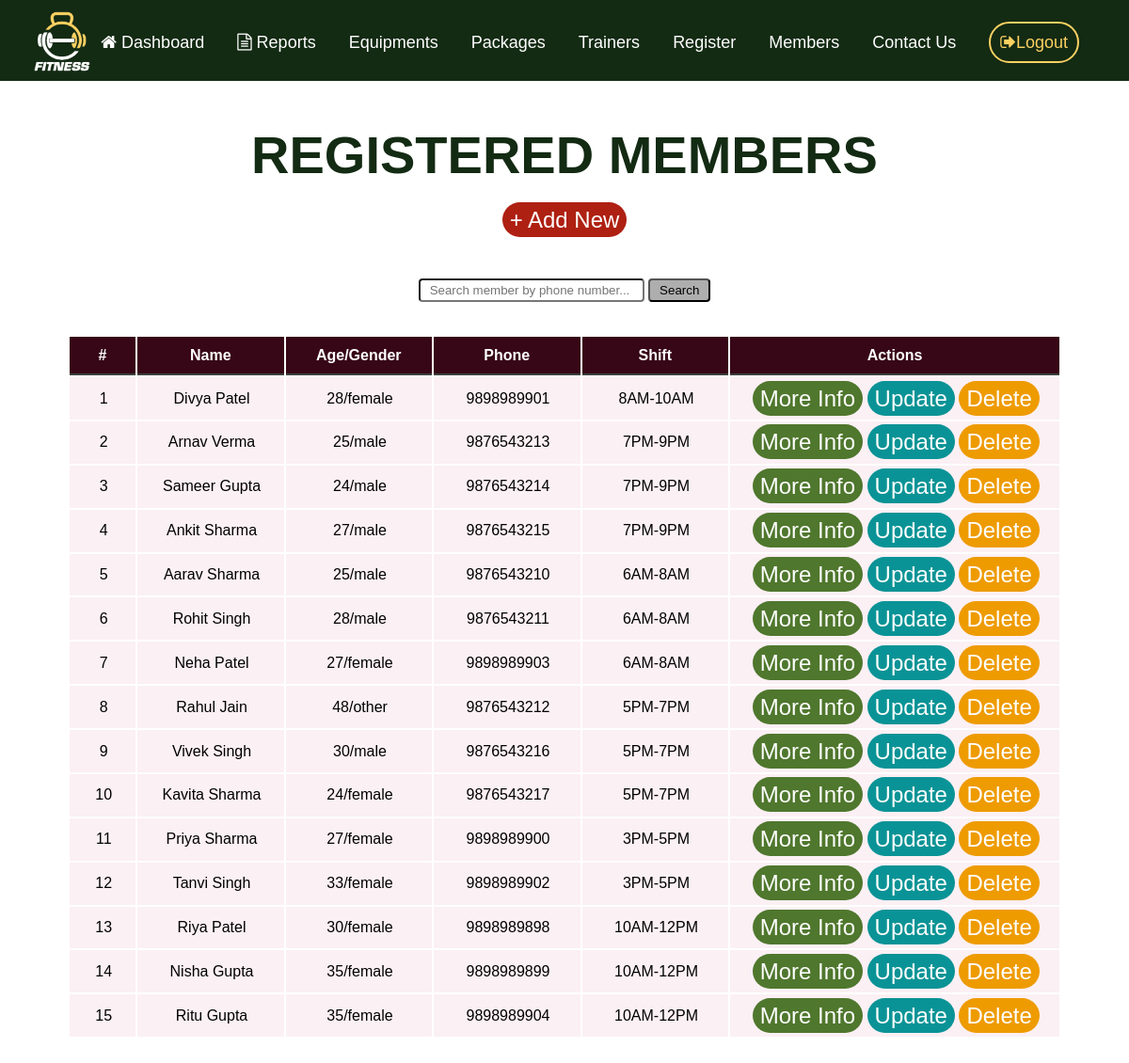
/admin/members.php, run on the app's committed database.
### tables this page shows
CREATE TABLE IF NOT EXISTS `members` (
  `m_name` varchar(50) NOT NULL,
  `m_age` int(3) NOT NULL,
  `m_gender` varchar(20) NOT NULL,
  `m_address` varchar(100) NOT NULL,
  `m_medical` varchar(50) NOT NULL,
  `m_phone` varchar(10) NOT NULL,
  `m_email` varchar(50) DEFAULT NULL,
  `m_shift` varchar(30) NOT NULL,
  PRIMARY KEY (`m_phone`)
);

### admin/members.php (the view, shortened to what this page needs)
<?php
include("../partials/ad_navbar.php");
?>
    <div class="heading">
        <u><p>REGISTERED MEMBERS</p></u>
        <br>
        <a class="btn1" href="register.php">+ Add New</a>
    </div>
    <div class="search-bar">
    <form action="" method="post">
        <center><input style="padding:3px 10px;width:20vw;margin-bottom:10px; border-radius:4px;" type="text" name="m_phone" placeholder="Search member by phone number..." pattern="[0-9]{10}">
        <button type="submit" name="search" style="padding:3px 10px;border-radius:4px;background-color:rgb(175, 174, 174);">Search</button></center>
    </form>
    </div>
    </div>
    <div >
    <?php
    $sql = "SELECT * FROM members ORDER BY m_shift DESC";
    $result = $conn->query($sql);
    if ($result->num_rows > 0) {
        echo "<table class='table'>";
        echo "<tr><th style='width:70px;'>#</th><th>Name</th><th>Age/Gender</th><th>Phone</th><th>Shift</th><th style='width:350px'>Actions</th></tr>";
        $i = 1;
        while($row = $result->fetch_assoc()) {?>
            <tr>
            <td><?php echo $i ?></td>
            <td><?php echo $row["m_name"] ?></td>
            <td>
                <?php
                echo $row["m_age"]."/".$row["m_gender"] ;
                ?>
            </td>
            <td><?php echo $row["m_phone"] ?></td>
            <td><?php echo $row["m_shift"] ?></td>
            <td>
            <a href="<?php echo SITEURL;?>/admin/actions/member_details.php?m_phone=<?php echo $row["m_phone"] ?>" class="btn4">More Info</a>
            <a href="<?php echo SITEURL; ?>/admin/actions/update_member.php?m_phone=<?php echo $row["m_phone"] ?>" class="btn2">Update</a>
            <a href="<?php echo SITEURL;?>/admin/actions/delete_member.php?m_phone=<?php echo $row["m_phone"] ?>" class="btn3">Delete</a>
            </td>
            </tr>
        <?php
        $i++;
        }
        echo "</table>";
    }
         ?>
    </div>
</body>
</html>

### admin/admin.css (style rules this page uses)
* { font-family: "Poppins",sans-serif; margin: 0px; padding: 0px; box-sizing: border-box; list-style: none; text-decoration: none; }
body { max-width: 100vw; }
.heading { margin: 8%; margin-top: 11%; margin-bottom: 4%; text-align: center; }
.heading p { font-size: 7vh; color:#132a13; font-weight: bold; padding-bottom: 5px; }
.btn1 { background-color: #AE2012; color: white; font-size: 3vh; padding: 5px 8px; border-radius: 23px; }
.btn2 { background-color: #0A9396; color: white; font-size: 3vh; padding: 5px 8px; border-radius: 23px; }
.btn3 { background-color: #EE9B00; color: white; font-size: 3vh; padding: 5px 8px; border-radius: 23px; }
.btn4 { background-color: #4f772d; color: white; font-size: 3vh; padding: 5px 8px; border-radius: 23px; }
.table { width: 88%; text-align: left; margin:6%; margin-top: 0%; table-layout: fixed; }
td, th { padding: 8px; text-align: left; }
table tr th { background-color: #370617; color: white; border-bottom: 2px solid #3C403D; padding: 1%; text-align: center; font-weight: 700; }
table tr td { padding-left: 1%; padding-top: 0.8%; padding-bottom: 0.8%; text-align: center; background-color: #fbf0f4; }
td { word-wrap: break-word; max-width: 100%; }

### data on the page
members: m_name "Divya Patel", m_age "28", m_gender "female", m_phone "9898989901", m_shift "8AM-10AM"
members: m_name "Arnav Verma", m_age "25", m_gender "male", m_phone "9876543213", m_shift "7PM-9PM"
members: m_name "Sameer Gupta", m_age "24", m_gender "male", m_phone "9876543214", m_shift "7PM-9PM"
members: m_name "Ankit Sharma", m_age "27", m_gender "male", m_phone "9876543215", m_shift "7PM-9PM"
members: m_name "Aarav Sharma", m_age "25", m_gender "male", m_phone "9876543210", m_shift "6AM-8AM"
members: m_name "Rohit Singh", m_age "28", m_gender "male", m_phone "9876543211", m_shift "6AM-8AM"
members: m_name "Neha Patel", m_age "27", m_gender "female", m_phone "9898989903", m_shift "6AM-8AM"
members: m_name "Rahul Jain", m_age "48", m_gender "other", m_phone "9876543212", m_shift "5PM-7PM"
members: m_name "Vivek Singh", m_age "30", m_gender "male", m_phone "9876543216", m_shift "5PM-7PM"
members: m_name "Kavita Sharma", m_age "24", m_gender "female", m_phone "9876543217", m_shift "5PM-7PM"
members: m_name "Priya Sharma", m_age "27", m_gender "female", m_phone "9898989900", m_shift "3PM-5PM"
members: m_name "Tanvi Singh", m_age "33", m_gender "female", m_phone "9898989902", m_shift "3PM-5PM"
members: m_name "Riya Patel", m_age "30", m_gender "female", m_phone "9898989898", m_shift "10AM-12PM"
members: m_name "Nisha Gupta", m_age "35", m_gender "female", m_phone "9898989899", m_shift "10AM-12PM"
members: m_name "Ritu Gupta", m_age "35", m_gender "female", m_phone "9898989904", m_shift "10AM-12PM"
